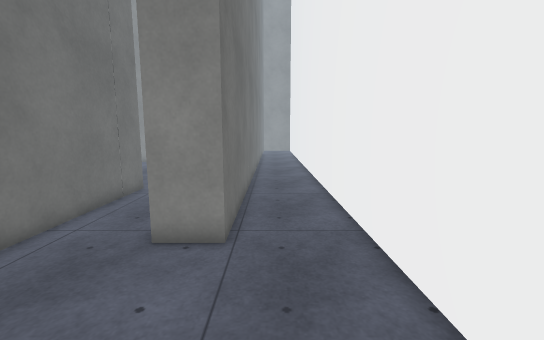
[1] (above)

21 first-person views from a walk through a Unity game level. The camera is 1.5 m above the floor, tilts 8° down and sees 90° across. The floor is counted in squares, 0.5 m on a side. Each view is taken from the middle of a square. On the plan, view 1 faces up. The plan holds only what a view shows up to about 20 squares ahead; the rest is blank. The place goes on beyond the plan. Surface patterns are stand-ins for the level's own textures.

[2]
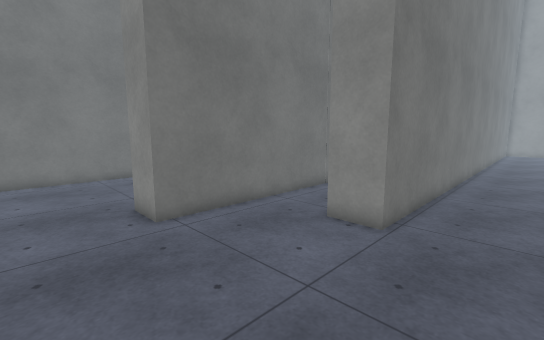

[3]
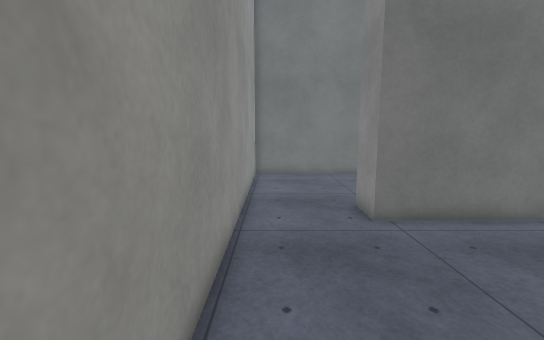

[4]
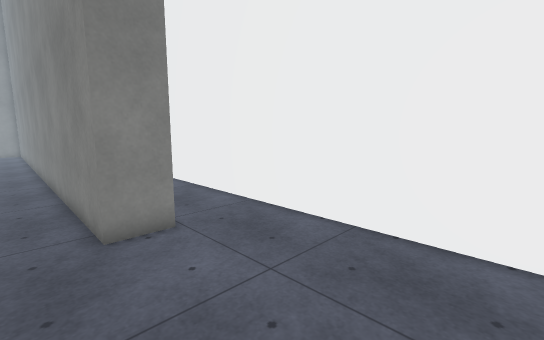

[5]
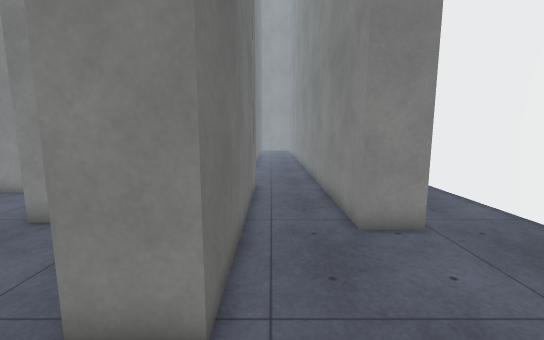

[6]
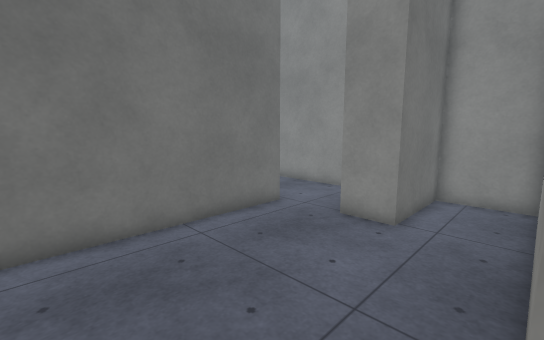

[7]
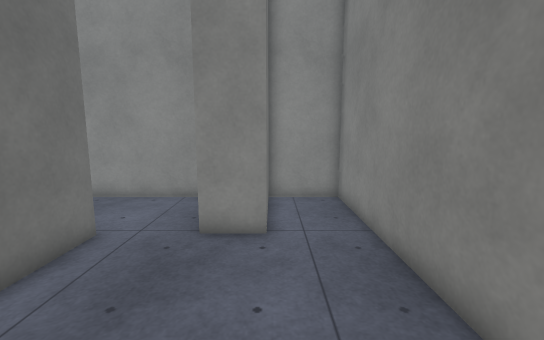

[8]
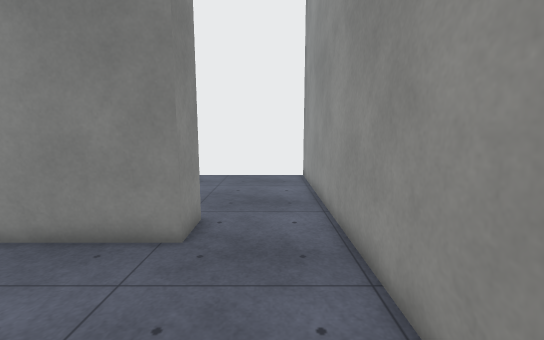

[9]
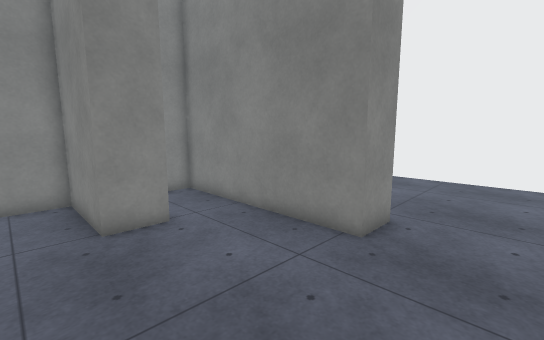

[10]
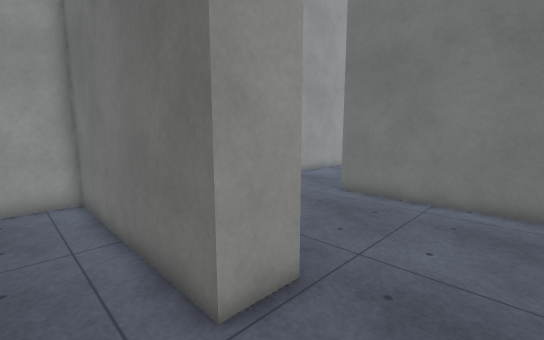

[11]
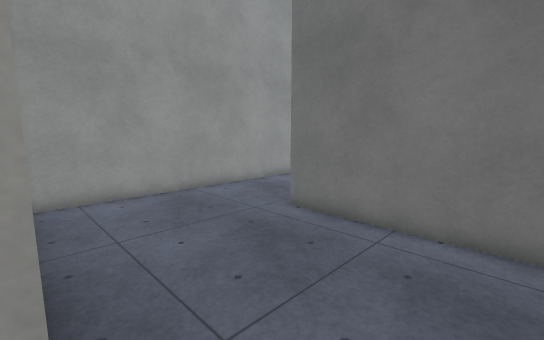

[12]
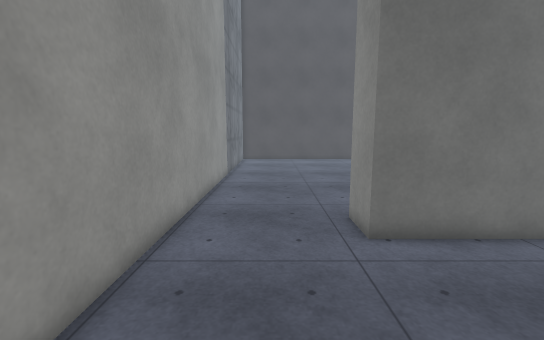

[13]
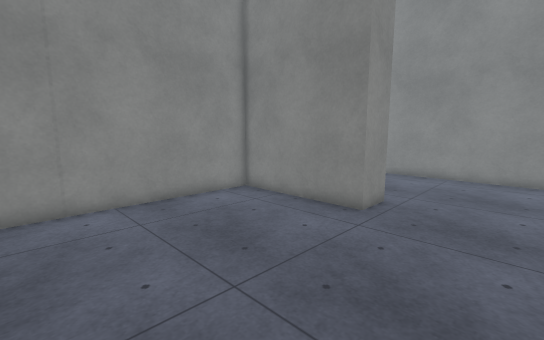

[14]
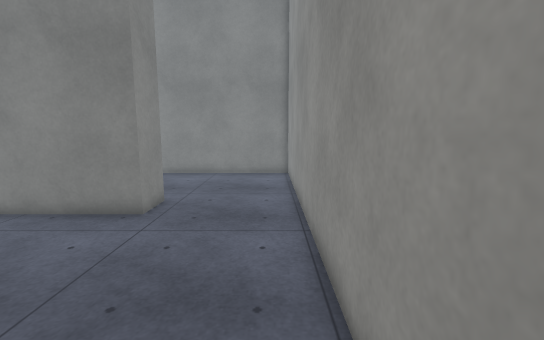

[15]
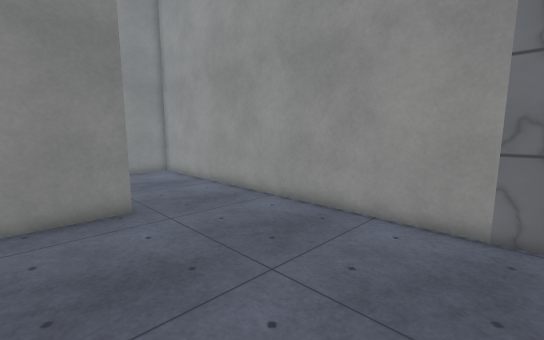

[16]
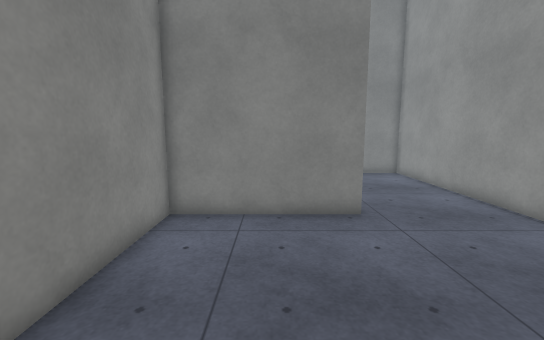

[17]
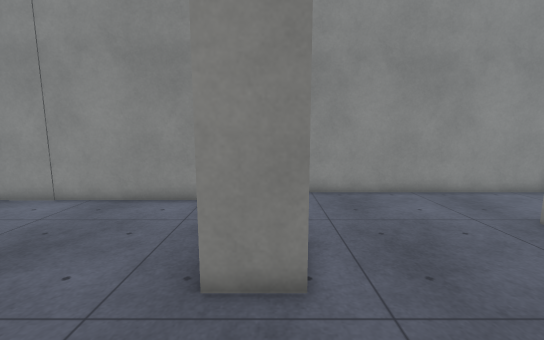

[18]
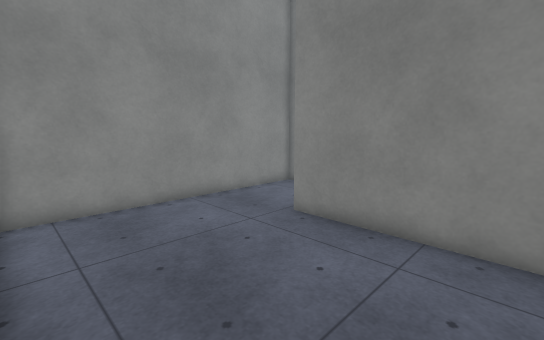

[19]
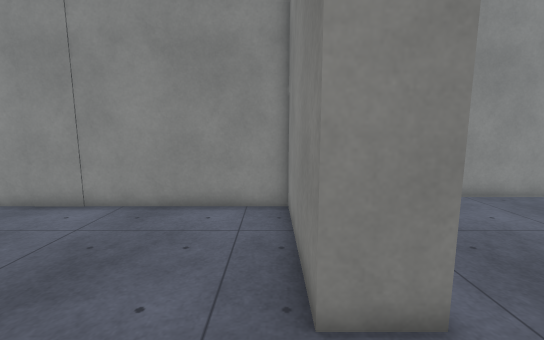

[20]
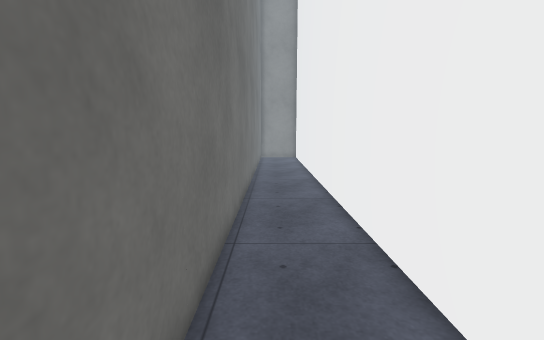

[21]
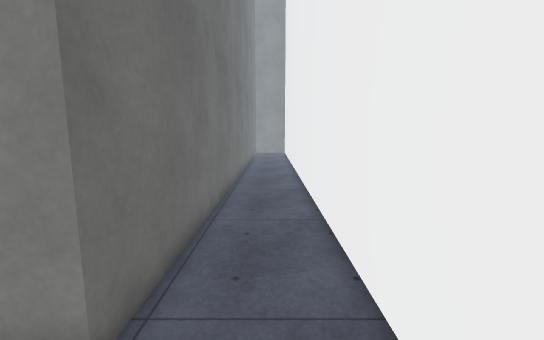

### Floor plan
Points are (right, up) in squares from view 1. A wall is a line through its corners. A room is listed if a view was taken in it or the views show most of it. See-through windows are left out.
Room 1 (views 1, 2, 3, 4, 5, 6, 20, 21)
walls: (-6.9, 14.4) (-6.9, 2.5) (-8.9, 2.5); (-10.4, -2.2) (2.8, -2.2) (2.8, 22.5); (-1.3, 22.5) (-1.3, 7.1) (-3.3, 7.1) (-3.3, 15.5)
ways out: opening at (-10.7, 0) to room 2; opening at (-5, 14.7)
Room 2 (views 7, 8, 9)
walls: (-8.9, 2.5) (-8.9, 12.3) (-12.2, 12.3) (-12.2, 7.7) (-14.2, 7.7); (-17.2, 7.7) (-17.2, -2.2) (-10.4, -2.2)
ways out: opening at (-10.7, 0) to room 1; opening at (-15.5, 8) to room 3
Room 3 (views 10, 11, 12, 13, 14, 15, 16, 17, 18, 19)
walls: (-27.3, 11.2) (-27.3, 3.7) (-29.3, 3.7) (-29.3, 10.8) (-40.5, 10.8); (-40.2, -2.2) (-19.2, -2.2) (-19.2, 7.7) (-17.2, 7.7); (-14.2, 7.7) (-14.2, 12.3) (-27.2, 12.3)
ways out: opening at (-15.5, 8) to room 2

Positions as (right, up) in squares from view 1, and headings:
1: (0, 0), facing up
2: (2, -1), facing up-left
3: (2, -1), facing left
4: (-5, -1), facing up-right
5: (-6, -1), facing up
6: (-9, -1), facing up-left
7: (-12, 0), facing up
8: (-16, 0), facing right
9: (-16, -1), facing up-right
10: (-15, 11), facing down-left
11: (-19, 11), facing down-left
12: (-20, 1), facing left
13: (-39, -1), facing up-right
14: (-39, -1), facing right
15: (-40, 7), facing down-right
16: (-39, 7), facing right
17: (-28, -1), facing up
18: (-27, 1), facing up-right
19: (-30, 0), facing up
20: (0, 11), facing up
21: (1, 4), facing up
